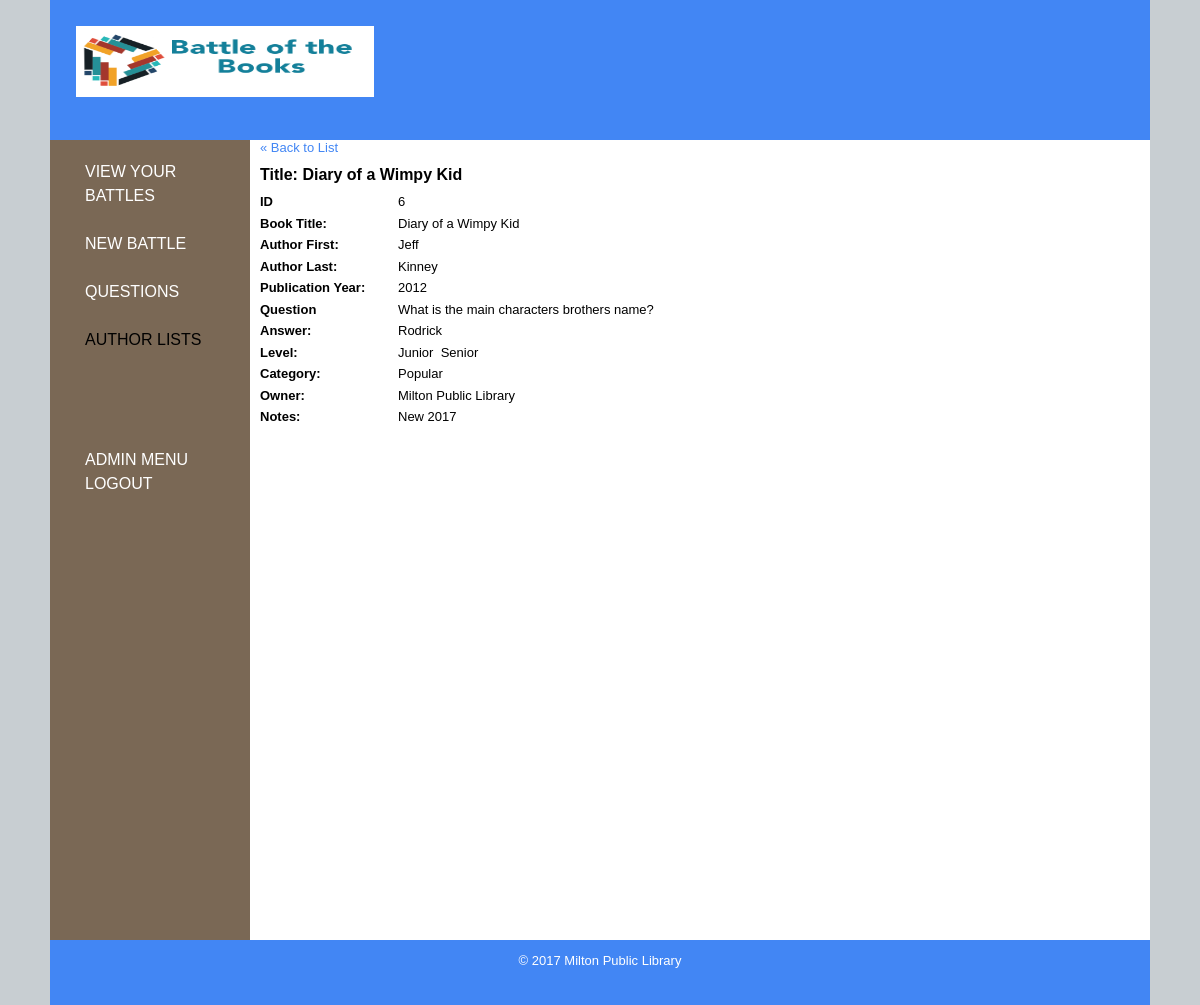
The page /public/dashboard/battle/round/show_round_question.php?id=6 (signed in) on the database its author committed.
### tables this page shows
CREATE TABLE `questions` (
  `id` int(11) NOT NULL,
  `book_title` varchar(255) DEFAULT NULL,
  `question_text` varchar(10000) DEFAULT NULL,
  `question_answer` varchar(1000) DEFAULT NULL,
  `level` varchar(1000) DEFAULT NULL,
  `question_owner` int(3) DEFAULT NULL,
  `author_first_name` varchar(255) DEFAULT NULL,
  `author_last_name` varchar(255) DEFAULT NULL,
  `book_publication_year` int(4) DEFAULT NULL,
  `question_category` varchar(1000) DEFAULT NULL,
  `question_contributed_by` int(3) DEFAULT NULL,
  `last_edited_by` int(3) DEFAULT NULL,
  `public_or_private` tinyint(1) DEFAULT NULL,
  `date_created` timestamp NOT NULL DEFAULT CURRENT_TIMESTAMP ON UPDATE CURRENT_TIMESTAMP,
  `notes` varchar(1000) NOT NULL
);

CREATE TABLE `level` (
  `id` int(255) NOT NULL,
  `position` int(11) NOT NULL,
  `visible` int(11) NOT NULL,
  `level_name` varchar(255) DEFAULT NULL
);

CREATE TABLE `categories` (
  `id` int(255) NOT NULL,
  `position` int(11) NOT NULL,
  `category` varchar(255) DEFAULT NULL
);

CREATE TABLE `locations` (
  `id` int(4) NOT NULL,
  `location_name` varchar(255) DEFAULT NULL,
  `location_shortname` varchar(4) DEFAULT NULL
);

### private/functions.php (called while the page is built, shortened)
<?php
function url_for($script_path) {
  if($script_path[0] != '/') {
    $script_path = "/" . $script_path;
  }
  return WWW_ROOT . $script_path;
}
function h($string="") {
  return htmlspecialchars($string);
}
 ?>

### private/database.php (called while the page is built, shortened)
<?php
  function db_escape($connection, $string) {
    return mysqli_real_escape_string($connection, $string);
  }
?>

### private/query_functions.php (called while the page is built, shortened)
<?php
  function find_category_by_id($id) {
      global $db;
      $sql = "SELECT * FROM categories ";
      $sql .= "WHERE id='" . db_escape($db, $id) . "'";
      $result = mysqli_query($db, $sql);
      $category = mysqli_fetch_assoc($result);
      return $category;
    }
  function find_level_by_id($id) {
      global $db;
      $sql = "SELECT * FROM level ";
      $sql .= "WHERE id='" . db_escape($db, $id) . "'";
      $result = mysqli_query($db, $sql);
      $category = mysqli_fetch_assoc($result);
      return $category;
    }
  function find_location_by_id($id) {
      global $db;
      $sql = "SELECT * FROM locations ";
      $sql .= "WHERE id='" .  db_escape($db, $id) . "'";
      $result = mysqli_query($db, $sql);
      $locinfo = mysqli_fetch_assoc($result);
      return $locinfo;
    }
  function find_question_by_id($id) {
      global $db;
      $sql = "SELECT * FROM questions ";
      $sql .= "WHERE id='" .  db_escape($db, $id) . "'";
      $result = mysqli_query($db, $sql);
      $question = mysqli_fetch_assoc($result);
      return $question;
    }
?>

### public/dashboard/battle/round/show_round_question.php (the view, shortened to what this page needs)
<?php
$id = $_GET['id'] ?? '1';
$question = find_question_by_id($id);
?>
<?php include(SHARED_PATH . '/public_header.php')?>
<div id="main">
<?php include(SHARED_PATH . '/dashboard_navigation.php'); ?>
  <div id="page">
  <div id="content">
<a class="back-link" href="<?php echo url_for('/dashboard/battle/round/show.php?id=' . $_SESSION['current_round']); ?>">&laquo; Back to List</a><br/>
  <div class="question show">
    <h1>Title: <?php echo h($question['book_title']); ?></h1>
    <div class="attributes">
      <dl>
        <dt>ID</dt>
        <dd><?php echo h($question['id']); ?></dd>
      </dl>
      <dl>
        <dt>Book Title:</dt>
        <dd><?php echo h($question['book_title']); ?></dd>
      </dl>
        <dl>
        <dt>Author First:</dt>
        <dd><?php echo h($question['author_first_name']); ?></dd>
      </dl>
      <dl>
        <dt>Author Last:</dt>
        <dd><?php echo h($question['author_last_name']); ?></dd>
      </dl>
      <dl>
        <dt>Publication Year:</dt>
        <dd><?php echo h($question['book_publication_year']); ?></dd>
      </dl>
      <dl>
        <dt>Question</dt>
        <dd><?php echo h($question['question_text']); ?></dd>
      </dl>
      <dl>
        <dt>Answer:</dt>
        <dd><?php echo h($question['question_answer']); ?></dd>
      </dl>
      <dl>
        <dt>Level:</dt>
        <?php $level_array = explode(',',$question['level']); ?>
          <dd> <?php
          foreach($level_array as $level => $level_value)
          {
            $levelname = find_level_by_id($level_value);
            echo $levelname['level_name'];
          }
            ?></dd>
      </dl>
      <dl>
        <dt>Category:</dt>
        <?php $category_array = explode(',',$question['question_category']); ?>
        <dd><?php
        foreach($category_array as $category => $category_value)
        {
          $categoryname = find_category_by_id($category_value);
          echo $categoryname['category'];
        }
         ?></dd>
      </dl>
      <dl>
        <dt>Owner:</dt>
        <?php $owner_name = find_location_by_id($question['question_owner']); ?>
        <dd><?php echo h($owner_name['location_name']); ?></dd>
      </dl>
      <dl>
        <dt>Notes:</dt>
        <dd><?php echo h($question['notes']); ?></dd>
      </dl>
    </div>
</div>
</div>
</div>
  </div>
<?php include(SHARED_PATH . '/staff_footer.php') ?>

### public/stylesheets/public.css (style rules this page uses)
html { height: 100%; width: 100%; }
body { width: 1100px; height: 100%; margin: auto; border: 0; font-family: Verdana, Arial, Helvetica, sans-serif; font-size: 13px; line-height: 15px; background: #c8ced2; }
#main { width: 1100px; height: 100%; min-height: 800px; margin: 0; padding: 0; background: #c8ced2; }
a { color: #4286f4; text-decoration: none }
#page { float: right; width: 900px; height: 100%; padding-left: 0; vertical-align: top; background: #ffffff; }
#page h1 { font-size: 16px; color: #000000; line-height: normal; }
#content { margin-top: 0px; margin-left: 10px; margin-right: 10px; }
dl { clear: both; overflow: hidden; margin: 0.5em 0; }
dt { float: left; font-weight: bold; width: 125px; }
dd { float: left; margin-left: 1em; }

### rows shown on the page
questions: book_title "Diary of a Wimpy Kid", id "6", author_first_name "Jeff", author_last_name "Kinney", book_publication_year "2012", question_text "What is the main characters brothers name?", question_answer "Rodrick", notes "New 2017"
level: level_name "Junior"
level: level_name "Senior"
categories: category "Popular"
locations: location_name "Milton Public Library"
